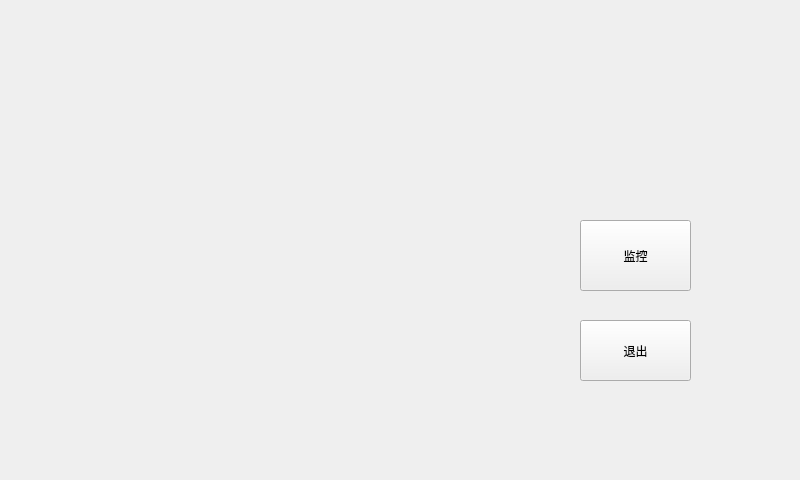
<?xml version="1.0" encoding="UTF-8"?>
<ui version="4.0">
 <class>User_camera</class>
 <widget class="QWidget" name="User_camera">
  <property name="geometry">
   <rect>
    <x>0</x>
    <y>0</y>
    <width>800</width>
    <height>480</height>
   </rect>
  </property>
  <property name="windowTitle">
   <string>Form</string>
  </property>
  <widget class="QPushButton" name="pushButton">
   <property name="geometry">
    <rect>
     <x>580</x>
     <y>220</y>
     <width>111</width>
     <height>71</height>
    </rect>
   </property>
   <property name="text">
    <string>监控</string>
   </property>
  </widget>
  <widget class="QPushButton" name="pushButton_2">
   <property name="geometry">
    <rect>
     <x>580</x>
     <y>320</y>
     <width>111</width>
     <height>61</height>
    </rect>
   </property>
   <property name="text">
    <string>退出</string>
   </property>
  </widget>
 </widget>
 <resources/>
 <connections/>
</ui>
